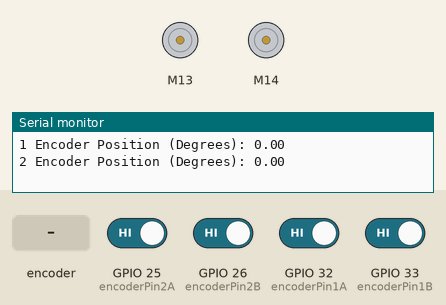
This sketch was run on a simulated ESP32. Shown: 2 × DC motor (green arrow = forward, orange = backward, longer = faster), the last lines printed to the serial monitor. Inputs (shaded band) come from the test bench; at power-on: GPIO 25 (encoderPin2A), GPIO 26 (encoderPin2B), GPIO 32 (encoderPin1A), GPIO 33 (encoderPin1B) HIGH.

Above: at 0.07 s.
At 1.2 s:
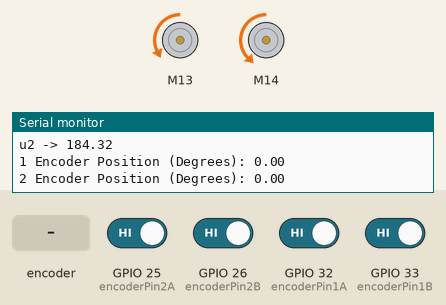
1.3 s: rotary encoder on GPIO 25 (encoderPin2A) / GPIO 33 (encoderPin1B) turned 1 step (first pin leading)
4.5 s: GPIO 32 (encoderPin1A) driven LOW
7.5 s: GPIO 32 (encoderPin1A) driven HIGH
10.5 s: GPIO 26 (encoderPin2B) driven LOW and GPIO 32 (encoderPin1A) driven LOW
13.5 s: GPIO 26 (encoderPin2B) driven HIGH and GPIO 32 (encoderPin1A) driven HIGH
Timing chart, 0 to 16.5 s (numbered marks = the images above; inputs shaded):
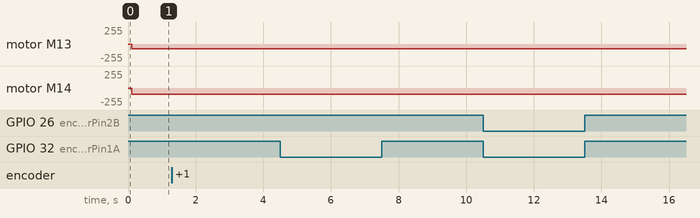

The sketch:

Trajactory_follow.ino
```cpp
#include <Encoder.h>
#include <Arduino.h>
#include "CytronMotorDriver.h"

const int encoderPin1A = 32;   // Encoder signal A (Link 1)
const int encoderPin1B = 33;   // Encoder signal B (Link 1)
const int encoderPin2A = 25;   // Encoder signal A (Link 2)
const int encoderPin2B = 26;   // Encoder signal B (Link 2)
const int pulsesPerRevolution = 8000;  // PPR for encoder

volatile int encoderPosition1 = 0;
volatile int encoderPosition2 = 0;

CytronMD motor1(PWM_DIR, 13, 12);    // PWM 1 = Pin D13, DIR 1 = Pin D12.
CytronMD motor2(PWM_DIR, 14, 27);    // PWM 2 = Pin D14, DIR 2 = Pin D27.


// Variables
long prevT1, prevT2 = 0;
float prevE1, prevE2 = 0;
float E_integral1, E_integral2 = 0;
float E1, Delta_E1, E2, Delta_E2 = 0;
float u1,u2, degrees1, degrees2 = 0;

// PID constants
float kp1 = 1;
float kd1 = 0.3;
float ki1 = 0.003;
float kp2 = 1;
float kd2 = 0.7;
float ki2 = 0.003;


void setup() {
  // put your setup code here, to run once:

  Serial.begin (9600);

  pinMode(encoderPin1A, INPUT_PULLUP);
  pinMode(encoderPin1B, INPUT_PULLUP);

  pinMode(encoderPin2A, INPUT_PULLUP);
  pinMode(encoderPin2B, INPUT_PULLUP);

  // Attach interrupt handlers for encoder pulses
  attachInterrupt(digitalPinToInterrupt(encoderPin1A), handleEncoder1Interrupt, CHANGE);
  attachInterrupt(digitalPinToInterrupt(encoderPin2A), handleEncoder2Interrupt, CHANGE);

}

void loop() {
  // Convert encoder position to degrees
  float degrees1 = (static_cast<float>(encoderPosition1) / pulsesPerRevolution) * 360.0;
  float degrees2 = (static_cast<float>(encoderPosition2) / pulsesPerRevolution) * 360.0;
  // Print the current encoder position in degrees
  Serial.print("1 Encoder Position (Degrees): ");
  Serial.println(degrees1);
  Serial.print("2 Encoder Position (Degrees): ");
  Serial.println(degrees2);
  delay(100); // Delay for readability (adjust as needed)


  // put your main code here, to run repeatedly:
  int  target1 = 90 ;   // set target angle
  // pid constants
  int  target2 = 180;

  E1 =  ( target1-degrees1) ;
  E2 =  ( target2-degrees2) ;

  Delta_E1 = ( E1 - prevE1)    ;  //derivative of the error
  prevE1 = E1 ;                   // updating the error
  E_integral1 = E_integral1 + E1 ;

  Delta_E2 = ( E2 - prevE2)    ;  //derivative of the error
  prevE2 = E2 ;                   // updating the error
  E_integral2 = E_integral2 + E2 ;

  u1 = kp1*E1 + kd1* Delta_E1 + ki1 * E_integral1 ;
  u2 = kp2*E2 + kd2* Delta_E2 + ki2 * E_integral2 ;
  Serial.print("u1 -> ");
  Serial.println(u1);
  Serial.print("u2 -> ");
  Serial.println(u2);

  // If-Else conditions are used for setting maximum PWM value
  // The motor rotation direction is opposite to error value so used If-Else to adjust values

  if(E1<0){
    if(u1<-70){
      motor1.setSpeed(70);
    }
    else{
      motor1.setSpeed((-1)*u1);
    }
  }
  else{
    if(u1>70){
      motor1.setSpeed(-70);
    }
    else{
      motor1.setSpeed((-1)*u1);
    }
  }


  if(E2<0){
    if(u2<-80){
      motor2.setSpeed(90);
    }
    else{
      motor2.setSpeed((-1)*u2);
    }
  }
  else{
    if(u2>80){
      motor2.setSpeed(-90);
    }
    else{
      motor2.setSpeed((-1)*u2);
    }
  }
}


void handleEncoder1Interrupt() {
  // Read the current state of encoderPin1A
  int state1A = digitalRead(encoderPin1A);
  // Read the current state of encoderPin1B
  int state1B = digitalRead(encoderPin1B);
  // Determine the direction of rotation based on the states of A and B
  int direction1 = (state1A == state1B) ? 1 : -1;
  // Update the encoder position
  encoderPosition1 += direction1;

}


void handleEncoder2Interrupt() {
  // Read the current state of encoderPin1A
  int state2A = digitalRead(encoderPin2A);
  // Read the current state of encoderPin1B
  int state2B = digitalRead(encoderPin2B);
  // Determine the direction of rotation based on the states of A and B
  int direction2 = (state2A == state2B) ? 1 : -1;
  // Update the encoder position
  encoderPosition2 += direction2;
}
```
